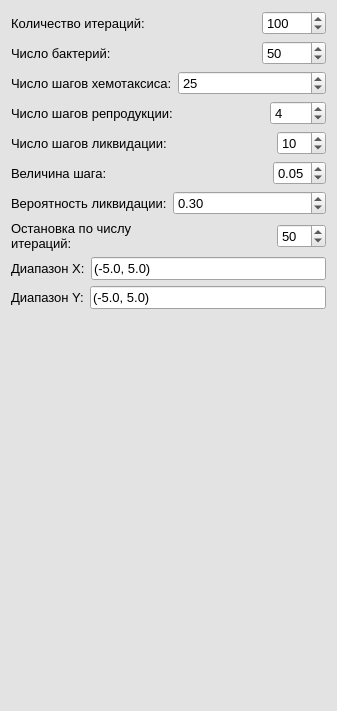
<?xml version="1.0" encoding="UTF-8"?>
<ui version="4.0">
 <class>Form</class>
 <widget class="QWidget" name="Form">
  <property name="geometry">
   <rect>
    <x>0</x>
    <y>0</y>
    <width>337</width>
    <height>711</height>
   </rect>
  </property>
  <property name="palette">
   <palette>
    <active>
     <colorrole role="WindowText">
      <brush brushstyle="SolidPattern">
       <color alpha="255">
        <red>0</red>
        <green>0</green>
        <blue>0</blue>
       </color>
      </brush>
     </colorrole>
     <colorrole role="Button">
      <brush brushstyle="SolidPattern">
       <color alpha="255">
        <red>227</red>
        <green>227</green>
        <blue>227</blue>
       </color>
      </brush>
     </colorrole>
     <colorrole role="Light">
      <brush brushstyle="SolidPattern">
       <color alpha="255">
        <red>255</red>
        <green>255</green>
        <blue>255</blue>
       </color>
      </brush>
     </colorrole>
     <colorrole role="Midlight">
      <brush brushstyle="SolidPattern">
       <color alpha="255">
        <red>241</red>
        <green>241</green>
        <blue>241</blue>
       </color>
      </brush>
     </colorrole>
     <colorrole role="Dark">
      <brush brushstyle="SolidPattern">
       <color alpha="255">
        <red>113</red>
        <green>113</green>
        <blue>113</blue>
       </color>
      </brush>
     </colorrole>
     <colorrole role="Mid">
      <brush brushstyle="SolidPattern">
       <color alpha="255">
        <red>151</red>
        <green>151</green>
        <blue>151</blue>
       </color>
      </brush>
     </colorrole>
     <colorrole role="Text">
      <brush brushstyle="SolidPattern">
       <color alpha="255">
        <red>0</red>
        <green>0</green>
        <blue>0</blue>
       </color>
      </brush>
     </colorrole>
     <colorrole role="BrightText">
      <brush brushstyle="SolidPattern">
       <color alpha="255">
        <red>255</red>
        <green>255</green>
        <blue>255</blue>
       </color>
      </brush>
     </colorrole>
     <colorrole role="ButtonText">
      <brush brushstyle="SolidPattern">
       <color alpha="255">
        <red>0</red>
        <green>0</green>
        <blue>0</blue>
       </color>
      </brush>
     </colorrole>
     <colorrole role="Base">
      <brush brushstyle="SolidPattern">
       <color alpha="255">
        <red>255</red>
        <green>255</green>
        <blue>255</blue>
       </color>
      </brush>
     </colorrole>
     <colorrole role="Window">
      <brush brushstyle="SolidPattern">
       <color alpha="255">
        <red>227</red>
        <green>227</green>
        <blue>227</blue>
       </color>
      </brush>
     </colorrole>
     <colorrole role="Shadow">
      <brush brushstyle="SolidPattern">
       <color alpha="255">
        <red>0</red>
        <green>0</green>
        <blue>0</blue>
       </color>
      </brush>
     </colorrole>
     <colorrole role="AlternateBase">
      <brush brushstyle="SolidPattern">
       <color alpha="255">
        <red>241</red>
        <green>241</green>
        <blue>241</blue>
       </color>
      </brush>
     </colorrole>
     <colorrole role="ToolTipBase">
      <brush brushstyle="SolidPattern">
       <color alpha="255">
        <red>255</red>
        <green>255</green>
        <blue>220</blue>
       </color>
      </brush>
     </colorrole>
     <colorrole role="ToolTipText">
      <brush brushstyle="SolidPattern">
       <color alpha="255">
        <red>0</red>
        <green>0</green>
        <blue>0</blue>
       </color>
      </brush>
     </colorrole>
     <colorrole role="PlaceholderText">
      <brush brushstyle="SolidPattern">
       <color alpha="128">
        <red>0</red>
        <green>0</green>
        <blue>0</blue>
       </color>
      </brush>
     </colorrole>
    </active>
    <inactive>
     <colorrole role="WindowText">
      <brush brushstyle="SolidPattern">
       <color alpha="255">
        <red>0</red>
        <green>0</green>
        <blue>0</blue>
       </color>
      </brush>
     </colorrole>
     <colorrole role="Button">
      <brush brushstyle="SolidPattern">
       <color alpha="255">
        <red>227</red>
        <green>227</green>
        <blue>227</blue>
       </color>
      </brush>
     </colorrole>
     <colorrole role="Light">
      <brush brushstyle="SolidPattern">
       <color alpha="255">
        <red>255</red>
        <green>255</green>
        <blue>255</blue>
       </color>
      </brush>
     </colorrole>
     <colorrole role="Midlight">
      <brush brushstyle="SolidPattern">
       <color alpha="255">
        <red>241</red>
        <green>241</green>
        <blue>241</blue>
       </color>
      </brush>
     </colorrole>
     <colorrole role="Dark">
      <brush brushstyle="SolidPattern">
       <color alpha="255">
        <red>113</red>
        <green>113</green>
        <blue>113</blue>
       </color>
      </brush>
     </colorrole>
     <colorrole role="Mid">
      <brush brushstyle="SolidPattern">
       <color alpha="255">
        <red>151</red>
        <green>151</green>
        <blue>151</blue>
       </color>
      </brush>
     </colorrole>
     <colorrole role="Text">
      <brush brushstyle="SolidPattern">
       <color alpha="255">
        <red>0</red>
        <green>0</green>
        <blue>0</blue>
       </color>
      </brush>
     </colorrole>
     <colorrole role="BrightText">
      <brush brushstyle="SolidPattern">
       <color alpha="255">
        <red>255</red>
        <green>255</green>
        <blue>255</blue>
       </color>
      </brush>
     </colorrole>
     <colorrole role="ButtonText">
      <brush brushstyle="SolidPattern">
       <color alpha="255">
        <red>0</red>
        <green>0</green>
        <blue>0</blue>
       </color>
      </brush>
     </colorrole>
     <colorrole role="Base">
      <brush brushstyle="SolidPattern">
       <color alpha="255">
        <red>255</red>
        <green>255</green>
        <blue>255</blue>
       </color>
      </brush>
     </colorrole>
     <colorrole role="Window">
      <brush brushstyle="SolidPattern">
       <color alpha="255">
        <red>227</red>
        <green>227</green>
        <blue>227</blue>
       </color>
      </brush>
     </colorrole>
     <colorrole role="Shadow">
      <brush brushstyle="SolidPattern">
       <color alpha="255">
        <red>0</red>
        <green>0</green>
        <blue>0</blue>
       </color>
      </brush>
     </colorrole>
     <colorrole role="AlternateBase">
      <brush brushstyle="SolidPattern">
       <color alpha="255">
        <red>241</red>
        <green>241</green>
        <blue>241</blue>
       </color>
      </brush>
     </colorrole>
     <colorrole role="ToolTipBase">
      <brush brushstyle="SolidPattern">
       <color alpha="255">
        <red>255</red>
        <green>255</green>
        <blue>220</blue>
       </color>
      </brush>
     </colorrole>
     <colorrole role="ToolTipText">
      <brush brushstyle="SolidPattern">
       <color alpha="255">
        <red>0</red>
        <green>0</green>
        <blue>0</blue>
       </color>
      </brush>
     </colorrole>
     <colorrole role="PlaceholderText">
      <brush brushstyle="SolidPattern">
       <color alpha="128">
        <red>0</red>
        <green>0</green>
        <blue>0</blue>
       </color>
      </brush>
     </colorrole>
    </inactive>
    <disabled>
     <colorrole role="WindowText">
      <brush brushstyle="SolidPattern">
       <color alpha="255">
        <red>113</red>
        <green>113</green>
        <blue>113</blue>
       </color>
      </brush>
     </colorrole>
     <colorrole role="Button">
      <brush brushstyle="SolidPattern">
       <color alpha="255">
        <red>227</red>
        <green>227</green>
        <blue>227</blue>
       </color>
      </brush>
     </colorrole>
     <colorrole role="Light">
      <brush brushstyle="SolidPattern">
       <color alpha="255">
        <red>255</red>
        <green>255</green>
        <blue>255</blue>
       </color>
      </brush>
     </colorrole>
     <colorrole role="Midlight">
      <brush brushstyle="SolidPattern">
       <color alpha="255">
        <red>241</red>
        <green>241</green>
        <blue>241</blue>
       </color>
      </brush>
     </colorrole>
     <colorrole role="Dark">
      <brush brushstyle="SolidPattern">
       <color alpha="255">
        <red>113</red>
        <green>113</green>
        <blue>113</blue>
       </color>
      </brush>
     </colorrole>
     <colorrole role="Mid">
      <brush brushstyle="SolidPattern">
       <color alpha="255">
        <red>151</red>
        <green>151</green>
        <blue>151</blue>
       </color>
      </brush>
     </colorrole>
     <colorrole role="Text">
      <brush brushstyle="SolidPattern">
       <color alpha="255">
        <red>113</red>
        <green>113</green>
        <blue>113</blue>
       </color>
      </brush>
     </colorrole>
     <colorrole role="BrightText">
      <brush brushstyle="SolidPattern">
       <color alpha="255">
        <red>255</red>
        <green>255</green>
        <blue>255</blue>
       </color>
      </brush>
     </colorrole>
     <colorrole role="ButtonText">
      <brush brushstyle="SolidPattern">
       <color alpha="255">
        <red>113</red>
        <green>113</green>
        <blue>113</blue>
       </color>
      </brush>
     </colorrole>
     <colorrole role="Base">
      <brush brushstyle="SolidPattern">
       <color alpha="255">
        <red>227</red>
        <green>227</green>
        <blue>227</blue>
       </color>
      </brush>
     </colorrole>
     <colorrole role="Window">
      <brush brushstyle="SolidPattern">
       <color alpha="255">
        <red>227</red>
        <green>227</green>
        <blue>227</blue>
       </color>
      </brush>
     </colorrole>
     <colorrole role="Shadow">
      <brush brushstyle="SolidPattern">
       <color alpha="255">
        <red>0</red>
        <green>0</green>
        <blue>0</blue>
       </color>
      </brush>
     </colorrole>
     <colorrole role="AlternateBase">
      <brush brushstyle="SolidPattern">
       <color alpha="255">
        <red>227</red>
        <green>227</green>
        <blue>227</blue>
       </color>
      </brush>
     </colorrole>
     <colorrole role="ToolTipBase">
      <brush brushstyle="SolidPattern">
       <color alpha="255">
        <red>255</red>
        <green>255</green>
        <blue>220</blue>
       </color>
      </brush>
     </colorrole>
     <colorrole role="ToolTipText">
      <brush brushstyle="SolidPattern">
       <color alpha="255">
        <red>0</red>
        <green>0</green>
        <blue>0</blue>
       </color>
      </brush>
     </colorrole>
     <colorrole role="PlaceholderText">
      <brush brushstyle="SolidPattern">
       <color alpha="128">
        <red>0</red>
        <green>0</green>
        <blue>0</blue>
       </color>
      </brush>
     </colorrole>
    </disabled>
   </palette>
  </property>
  <property name="windowTitle">
   <string>Form</string>
  </property>
  <layout class="QVBoxLayout" name="verticalLayout">
   <item>
    <layout class="QHBoxLayout" name="horizontalLayout_10">
     <item>
      <widget class="QLabel" name="label_2">
       <property name="font">
        <font>
         <pointsize>10</pointsize>
        </font>
       </property>
       <property name="text">
        <string>Количество итераций:</string>
       </property>
      </widget>
     </item>
     <item>
      <spacer name="horizontalSpacer">
       <property name="orientation">
        <enum>Qt::Horizontal</enum>
       </property>
       <property name="sizeHint" stdset="0">
        <size>
         <width>40</width>
         <height>20</height>
        </size>
       </property>
      </spacer>
     </item>
     <item>
      <widget class="QSpinBox" name="iteration_count">
       <property name="font">
        <font>
         <pointsize>10</pointsize>
        </font>
       </property>
       <property name="minimum">
        <number>1</number>
       </property>
       <property name="maximum">
        <number>10000</number>
       </property>
       <property name="singleStep">
        <number>10</number>
       </property>
       <property name="value">
        <number>100</number>
       </property>
      </widget>
     </item>
    </layout>
   </item>
   <item>
    <layout class="QHBoxLayout" name="horizontalLayout_12">
     <item>
      <widget class="QLabel" name="label_11">
       <property name="font">
        <font>
         <pointsize>10</pointsize>
        </font>
       </property>
       <property name="text">
        <string>Число бактерий:</string>
       </property>
      </widget>
     </item>
     <item>
      <spacer name="horizontalSpacer_7">
       <property name="orientation">
        <enum>Qt::Horizontal</enum>
       </property>
       <property name="sizeHint" stdset="0">
        <size>
         <width>40</width>
         <height>20</height>
        </size>
       </property>
      </spacer>
     </item>
     <item>
      <widget class="QSpinBox" name="num_bacteria">
       <property name="font">
        <font>
         <pointsize>10</pointsize>
        </font>
       </property>
       <property name="minimum">
        <number>1</number>
       </property>
       <property name="maximum">
        <number>10000</number>
       </property>
       <property name="singleStep">
        <number>10</number>
       </property>
       <property name="value">
        <number>50</number>
       </property>
      </widget>
     </item>
    </layout>
   </item>
   <item>
    <layout class="QHBoxLayout" name="horizontalLayout_4">
     <item>
      <widget class="QLabel" name="label">
       <property name="font">
        <font>
         <pointsize>10</pointsize>
        </font>
       </property>
       <property name="text">
        <string>Число шагов хемотаксиса:</string>
       </property>
      </widget>
     </item>
     <item>
      <widget class="QSpinBox" name="chemotaxis_steps">
       <property name="font">
        <font>
         <pointsize>10</pointsize>
        </font>
       </property>
       <property name="maximum">
        <number>10000</number>
       </property>
       <property name="singleStep">
        <number>5</number>
       </property>
       <property name="value">
        <number>25</number>
       </property>
      </widget>
     </item>
    </layout>
   </item>
   <item>
    <layout class="QHBoxLayout" name="horizontalLayout_5">
     <item>
      <widget class="QLabel" name="label_5">
       <property name="font">
        <font>
         <pointsize>10</pointsize>
        </font>
       </property>
       <property name="text">
        <string>Число шагов репродукции:</string>
       </property>
      </widget>
     </item>
     <item>
      <spacer name="horizontalSpacer_3">
       <property name="orientation">
        <enum>Qt::Horizontal</enum>
       </property>
       <property name="sizeHint" stdset="0">
        <size>
         <width>40</width>
         <height>20</height>
        </size>
       </property>
      </spacer>
     </item>
     <item>
      <widget class="QSpinBox" name="reproduction_steps">
       <property name="font">
        <font>
         <pointsize>10</pointsize>
        </font>
       </property>
       <property name="minimum">
        <number>1</number>
       </property>
       <property name="maximum">
        <number>1000</number>
       </property>
       <property name="value">
        <number>4</number>
       </property>
      </widget>
     </item>
    </layout>
   </item>
   <item>
    <layout class="QHBoxLayout" name="horizontalLayout_6">
     <item>
      <widget class="QLabel" name="label_6">
       <property name="font">
        <font>
         <pointsize>10</pointsize>
        </font>
       </property>
       <property name="text">
        <string>Число шагов ликвидации:</string>
       </property>
       <property name="wordWrap">
        <bool>false</bool>
       </property>
      </widget>
     </item>
     <item>
      <spacer name="horizontalSpacer_5">
       <property name="orientation">
        <enum>Qt::Horizontal</enum>
       </property>
       <property name="sizeHint" stdset="0">
        <size>
         <width>40</width>
         <height>20</height>
        </size>
       </property>
      </spacer>
     </item>
     <item>
      <widget class="QSpinBox" name="selected_area_count">
       <property name="font">
        <font>
         <pointsize>10</pointsize>
        </font>
       </property>
       <property name="maximum">
        <number>100</number>
       </property>
       <property name="singleStep">
        <number>2</number>
       </property>
       <property name="value">
        <number>10</number>
       </property>
      </widget>
     </item>
    </layout>
   </item>
   <item>
    <layout class="QHBoxLayout" name="horizontalLayout">
     <item>
      <widget class="QLabel" name="label_4">
       <property name="font">
        <font>
         <pointsize>10</pointsize>
        </font>
       </property>
       <property name="text">
        <string>Величина шага:</string>
       </property>
       <property name="wordWrap">
        <bool>true</bool>
       </property>
      </widget>
     </item>
     <item>
      <spacer name="horizontalSpacer_2">
       <property name="orientation">
        <enum>Qt::Horizontal</enum>
       </property>
       <property name="sizeHint" stdset="0">
        <size>
         <width>40</width>
         <height>20</height>
        </size>
       </property>
      </spacer>
     </item>
     <item>
      <widget class="QDoubleSpinBox" name="step_size">
       <property name="font">
        <font>
         <pointsize>10</pointsize>
        </font>
       </property>
       <property name="maximum">
        <double>1.000000000000000</double>
       </property>
       <property name="singleStep">
        <double>0.010000000000000</double>
       </property>
       <property name="value">
        <double>0.050000000000000</double>
       </property>
      </widget>
     </item>
    </layout>
   </item>
   <item>
    <layout class="QHBoxLayout" name="horizontalLayout_7">
     <item>
      <widget class="QLabel" name="label_7">
       <property name="font">
        <font>
         <pointsize>10</pointsize>
        </font>
       </property>
       <property name="text">
        <string>Вероятность ликвидации:</string>
       </property>
      </widget>
     </item>
     <item>
      <widget class="QDoubleSpinBox" name="elimination_prob">
       <property name="font">
        <font>
         <pointsize>10</pointsize>
        </font>
       </property>
       <property name="minimum">
        <double>0.000000000000000</double>
       </property>
       <property name="maximum">
        <double>5.000000000000000</double>
       </property>
       <property name="singleStep">
        <double>0.050000000000000</double>
       </property>
       <property name="value">
        <double>0.300000000000000</double>
       </property>
      </widget>
     </item>
    </layout>
   </item>
   <item>
    <layout class="QHBoxLayout" name="horizontalLayout_11">
     <item>
      <widget class="QLabel" name="label_8">
       <property name="font">
        <font>
         <pointsize>10</pointsize>
        </font>
       </property>
       <property name="text">
        <string>Остановка по числу итераций:</string>
       </property>
       <property name="wordWrap">
        <bool>true</bool>
       </property>
      </widget>
     </item>
     <item>
      <spacer name="horizontalSpacer_4">
       <property name="orientation">
        <enum>Qt::Horizontal</enum>
       </property>
       <property name="sizeHint" stdset="0">
        <size>
         <width>40</width>
         <height>20</height>
        </size>
       </property>
      </spacer>
     </item>
     <item>
      <widget class="QSpinBox" name="no_changes_iterations_count">
       <property name="font">
        <font>
         <pointsize>10</pointsize>
        </font>
       </property>
       <property name="maximum">
        <number>100</number>
       </property>
       <property name="value">
        <number>50</number>
       </property>
      </widget>
     </item>
    </layout>
   </item>
   <item>
    <layout class="QHBoxLayout" name="horizontalLayout_8">
     <item>
      <widget class="QLabel" name="label_9">
       <property name="font">
        <font>
         <pointsize>10</pointsize>
        </font>
       </property>
       <property name="text">
        <string>Диапазон X:</string>
       </property>
      </widget>
     </item>
     <item>
      <widget class="QLineEdit" name="x_range">
       <property name="font">
        <font>
         <pointsize>10</pointsize>
        </font>
       </property>
       <property name="text">
        <string>(-5.0, 5.0)</string>
       </property>
       <property name="placeholderText">
        <string>(5.0, 5.0)</string>
       </property>
      </widget>
     </item>
    </layout>
   </item>
   <item>
    <layout class="QHBoxLayout" name="horizontalLayout_9">
     <item>
      <widget class="QLabel" name="label_10">
       <property name="font">
        <font>
         <pointsize>10</pointsize>
        </font>
       </property>
       <property name="text">
        <string>Диапазон Y:</string>
       </property>
      </widget>
     </item>
     <item>
      <widget class="QLineEdit" name="y_range">
       <property name="font">
        <font>
         <pointsize>10</pointsize>
        </font>
       </property>
       <property name="text">
        <string>(-5.0, 5.0)</string>
       </property>
       <property name="placeholderText">
        <string>(5.0, 5.0)</string>
       </property>
      </widget>
     </item>
    </layout>
   </item>
   <item>
    <spacer name="verticalSpacer">
     <property name="orientation">
      <enum>Qt::Vertical</enum>
     </property>
     <property name="sizeHint" stdset="0">
      <size>
       <width>20</width>
       <height>40</height>
      </size>
     </property>
    </spacer>
   </item>
  </layout>
 </widget>
 <resources/>
 <connections/>
</ui>
